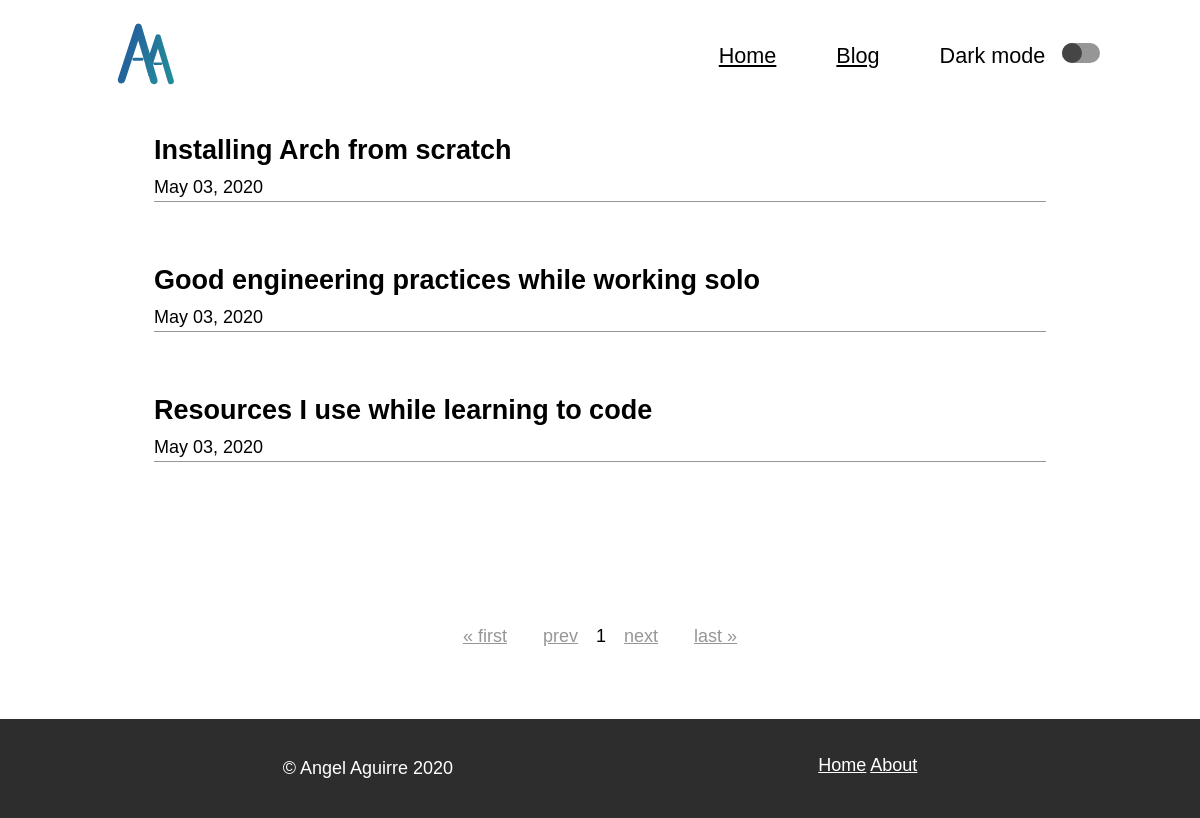
/blog/, run on an earlier commit of the app's database.
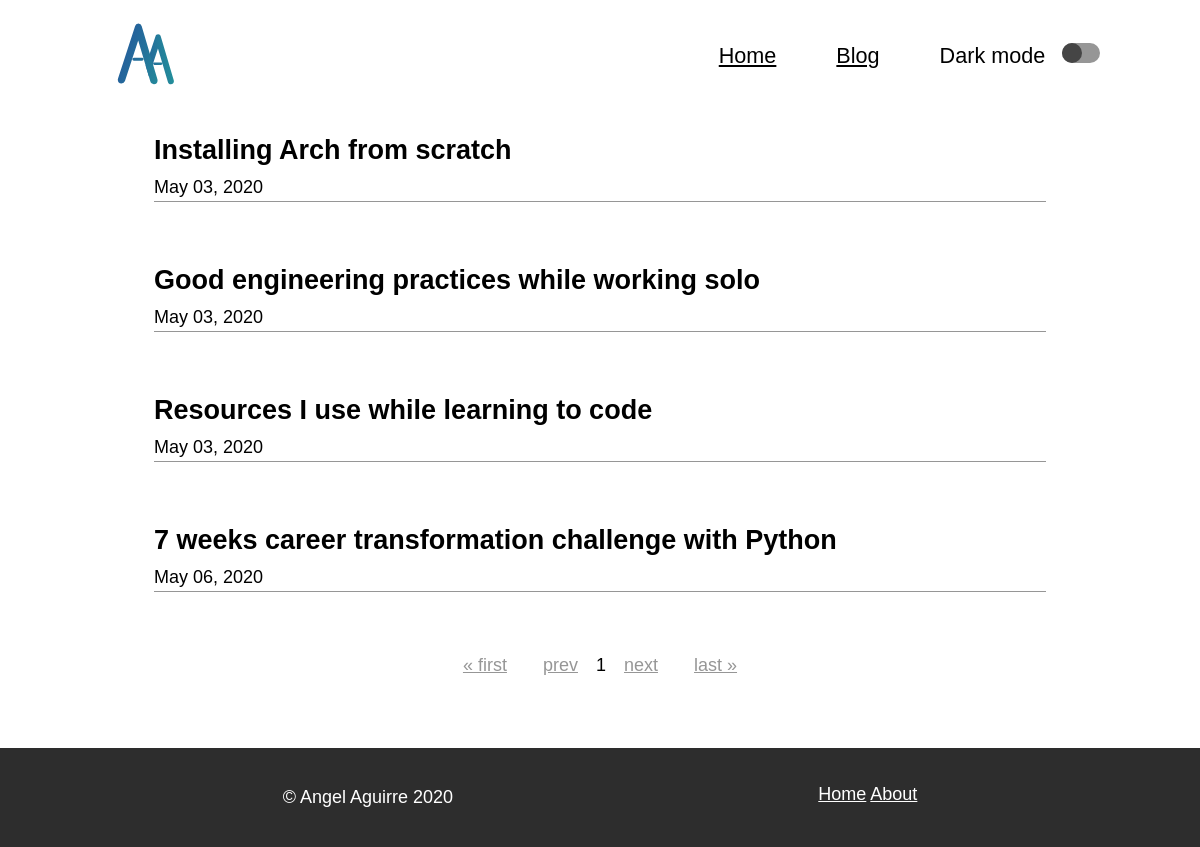
And on a later commit of the database.
### blog/models.py (models this page shows)
class Posts(models.Model):
    title = models.CharField(max_length=70)
    content = RichTextUploadingField()
    date_created = models.DateTimeField(auto_now_add=True)
    date_modified = models.DateTimeField(auto_now=True)
    class Meta:
        verbose_name = 'post'
        verbose_name_plural = 'posts'

### blog/views.py (the view)
# urls.py: 2. Add a URL to urlpatterns:  path('blog/', include('blog.urls'))
def blog(request, page=1):
    posts = Posts.objects.all()
    for post in posts:
        post.date_created = post.date_created.strftime('%b %d, %Y')
    paginator = Paginator(posts, 5)
    try:
        post_selected = paginator.page(page)
        return render(request, 'blog.html', {'blog_content': post_selected})
    except InvalidPage:
        return redirect('blog')

### blog/templates/blog.html (shortened to what this page needs)
{% extends 'base/base.html' %}
{% block content %}
<div class="container posts">
    <div>
    {% for post in blog_content %}
        <div class="post-preview">
            <a href="{% url 'post_view' post.id %}">
                <h2>{{ post.title }}</h2>
            </a>
            <p>{{ post.date_created }}</p>
        </div>
    {% endfor %}
    </div>
    <div class="pagination">
        <a href="
            {% if blog_content.has_previous %}
                {% url 'blog_pages' 1 %}">
            {% else %}
                {% url 'blog_pages' 1 %}" class="not-active">
            {% endif %}
        &laquo; first</a>
        <a href="
            {% if blog_content.has_previous %}
                {% url 'blog_pages' blog_content.previous_page_number %}">
            {% else %}
                {% url 'blog_pages' 1 %}" class="not-active">
            {% endif %}
        prev</a>
        <span>{{ blog_content.number }}</span>
        <a href="
            {% if blog_content.has_next %}
                {% url 'blog_pages' blog_content.next_page_number %}">
            {% else %}
                {% url 'blog_pages' blog_content.paginator.num_pages %}" class="not-active">
            {% endif %}
        next</a>
        <a href="
            {% if blog_content.has_next %}
                {% url 'blog_pages' blog_content.paginator.num_pages %}">
            {% else %}
                {% url 'blog_pages' blog_content.paginator.num_pages %}" class="not-active">
            {% endif %}
        last &raquo;</a>
    </div>
</div>
{% endblock content %}

### blog/templates/base/base.html (shortened to what this page needs)
<!DOCTYPE html>
<html lang="en">
    <head>
        {% load static %}
        <link rel="stylesheet" href="{% static 'blog/css/main.css' %}">
        <link rel="stylesheet" href="{% static 'blog/css/utilities.css' %}">
        <link rel="stylesheet" href="{% static 'blog/css/responsive.css' %}">
    </head>
    <body>
    <header class="container">
        <div class="logo">
            <a href="{% url 'index' %}">
                <img src="{% static 'index/img/logo.svg' %}" alt="Angel Aguirre Logo">
            </a>
        </div>
        <div class="menu-icon">
            <nav class="navigation">
                <a href="#">Home</a>
                <a href="{% url 'blog' %}">Blog</a>
                <span>
                    Dark mode
                    <label for="dark-mode-wide">
                        <span><span></span></span>
                    </label>
                </span>
            </nav>
        </div>
    </header>
    {% block content %}
    {% endblock content %}
    <footer>
        <div class="container">
            <p>© Angel Aguirre 2020</p>
            <nav class="navigation">
                <a href="#">Home</a>
                <a href="#">About</a>
            </nav>
        </div>
    </footer>
    </body>
<html>

### static/blog/css/main.css (style rules this page uses)
html { box-sizing: border-box; font-size: 62.5%; font-family: Helvetica, sans-serif; }
*, *:before, *:after { box-sizing: inherit; margin: 0; }
html,body { min-height: 100%; height: 100%; }
:root { --dark-mode-back: #ffffff; --dark-mode-text: #000000; }
body { font-size: 1.8em; background-color: var(--dark-mode-back); color: var(--dark-mode-text); }
header { display: flex; justify-content: space-around; padding: 2em 0; height: 5em; }
a { color: var(--dark-mode-text); }
h1, h2 { margin-bottom: 0.3em; text-align: left; }
p { line-height: 1.5em; }
header.container { margin: 0 1em 0em 1em; }
.container-post.content h1, h2 { margin-top: 1em; }
.logo img { width: 100px; height: 110px; margin-top: -2.5em; }
.menu-icon .navigation { display: none; }
.menu-icon > .navigation label > span, .side-menu .navigation label > span { text-align: start; width: 38px; display: inline-block; height: 20px; background-color: #969696; border-radius: 20px; margin-left: 1em; }
.menu-icon > .navigation label > span >span, .side-menu .navigation label span > span { display: inline-block; background-color: #454545; width: 20px; height: 20px; border-radius: 10px; transition: ease; transition-duration: 0.5s; transition-delay: 0s; }
footer { background-color: #2d2d2d; color: #ffffff; margin-top: 4em; padding: 2em 0; width: 100%; height: 5.5em; }
footer .container { display: flex; justify-content: space-around; }
footer .container a { color: #ffffff; }
.post-preview a { text-decoration: none; }
.container.posts, .container.post { min-height: calc(100vh - 5em - 5.5em - 4em); display: flex; flex-direction: column; justify-content: space-between; }
div.pagination { display: flex; justify-content: space-around; }

### static/blog/css/utilities.css (style rules this page uses)
.container { max-width: 1000px; margin: 0 1em; }
.post-preview { margin-bottom: 1.5em; border-bottom: 1px solid #969696; }
.not-active { pointer-events: none; color: #969696; }

### static/blog/css/responsive.css (style rules this page uses)
@media (min-width: 576px) { .container.posts .post-preview { margin-left: 2em; margin-right: 2em; } }
@media (min-width: 576px) { .container.posts .pagination { justify-content: center; } }
@media (min-width: 576px) { .container.posts .pagination a { margin: 0 1em; } }
@media (min-width: 768px) { .container.posts .post-preview { margin-left: 3em; margin-right: 3em; margin-bottom: 3.5em; } }
@media (min-width: 992px) { header.container, .container { margin: 0 auto; } }
@media (min-width: 992px) { .logo img { margin-top: -2em; } }
@media (min-width: 992px) { header.container { font-size: 1.2em; } }
@media (min-width: 992px) { .menu-icon label { display: none; } }
@media (min-width: 992px) { .menu-icon > .navigation label { display: inline-block; } }
@media (min-width: 992px) { .menu-icon > .navigation { display: block; } }
@media (min-width: 992px) { .menu-icon > .navigation a, .menu-icon > .navigation > span { margin-left: 2.5em; } }
@media (min-width: 992px) { .menu-icon > .navigation label > span { margin-left: 0.5em; } }
@media (min-width: 1200px) { header { justify-content: space-between; } }

What changed in the data, as far as the page shows it:
added Posts: title "7 weeks career transformation challenge with Python", date_created "May 06, 2020"
